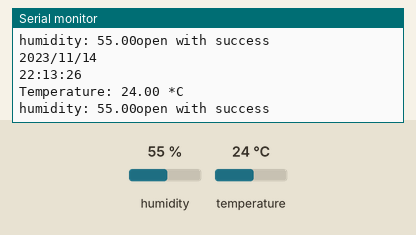
Bench run of a sketch on a simulated Arduino Leonardo, built with avr-gcc and run on an emulated ATmega32U4. Parts: the last lines printed to the serial monitor. Inputs (shaded band) come from the test bench; at power-on: humidity 55 %, temperature 24 °C. The local clock reads 2024-03-15 10:24:30 at power-on unless the sketch sets it; storage starts empty.

Above: at 7.9 s.
8.0 s: humidity set to 22 %
At 13.0 s:
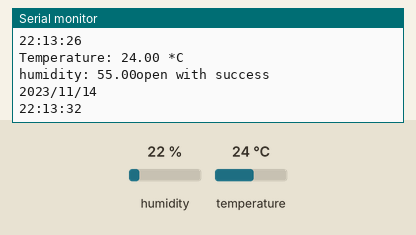
15.1 s: temperature set to 12 °C
At 20.6 s:
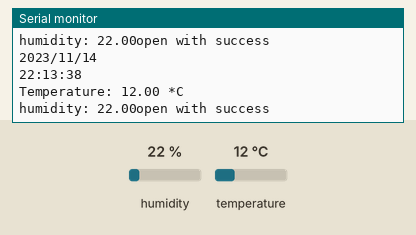
22.2 s: humidity set to 40 %
At 25.8 s:
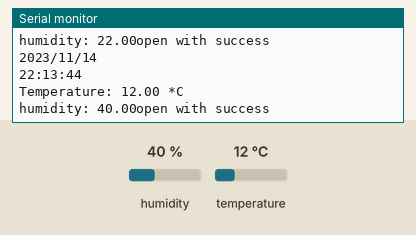
Timing chart, 0 to 27.3 s (numbered marks = the images above; inputs shaded):
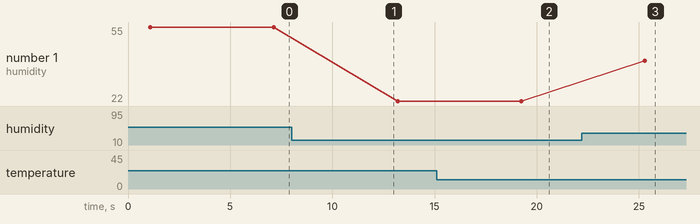

Measured:
- after the input at 15.1 s, the serial monitor: prints a new line after 4.1 s (image 2)
- after the input at 22.2 s, the serial monitor: prints a new line after 3.1 s (image 3)
- plotted number 1: 22 → 40 after the input at 22.2 s

The sketch:

The_SD_ghi_nhiet_do.ino
```cpp
/*
 * Cảm biến DHT11: - chân Data nối Pin7
 *                 - chân GND nối GND
 *                 - chân VCC nối 5V
 * Đồng hồ IC: - GND-GND
 *             - VCC-VCC
 *             - SDA - CHÂN  SỐ A4
 *             - SCL - chân số  A5
 * Thẻ nhớ: - CS -chaand  số 4
 *          -  SCK- chân số 13
 *          - MOSI-chân  số 11
 *          - MISO-  chân số 12
 */

#include <SPI.h> //for the SD card module
#include <SD.h> // for the SD card
#include <DHT.h> // for the DHT sensor
#include <RTClib.h> // for the RTC

//define DHT pin
#define DHTPIN 7     // what pin we're connected to

// uncomment whatever type you're using
#define DHTTYPE DHT11   // DHT 11
//#define DHTTYPE DHT22   // DHT 22  (AM2302)
//#define DHTTYPE DHT21   // DHT 21 (AM2301)

// initialize DHT sensor for normal 16mhz Arduino
DHT dht(DHTPIN, DHTTYPE);

// change this to match your SD shield or module;
// Arduino Ethernet shield and modules: pin 4
// Data loggin SD shields and modules: pin 10
// Sparkfun SD shield: pin 8
const int chipSelect = 4;

// Create a file to store the data
File myFile;

// RTC
RTC_DS1307 rtc;

void setup() {
  //initializing the DHT sensor
  dht.begin();

  //initializing Serial monitor
  Serial.begin(9600);

  // setup for the RTC
  while(!Serial); // for Leonardo/Micro/Zero
    if(! rtc.begin()) {
      Serial.println("Couldn't find RTC");
      while (1);
    }
    else {
      // following line sets the RTC to the date & time this sketch was compiled
      rtc.adjust(DateTime(F(__DATE__), F(__TIME__)));
    }
    if(! rtc.isrunning()) {
      Serial.println("RTC is NOT running!");
    }

  // setup for the SD card
  Serial.print("Initializing SD card...");

  if(!SD.begin(chipSelect)) {
    Serial.println("initialization failed!");
    return;
  }
  Serial.println("initialization done.");

  //open file
  myFile=SD.open("DATA.txt", FILE_WRITE);

  // if the file opened ok, write to it:
  if (myFile) {
    Serial.println("File opened ok");
    // print the headings for our data
    myFile.println("Date,Time,Temperature ºC");
  }
  myFile.close();
}

void loggingTime() {
  DateTime now = rtc.now();
  myFile = SD.open("DATA.txt", FILE_WRITE);
  if (myFile) {
    myFile.print(now.year(), DEC);
    myFile.print('/');
    myFile.print(now.month(), DEC);
    myFile.print('/');
    myFile.print(now.day(), DEC);
    myFile.print(',');
    myFile.print(now.hour(), DEC);
    myFile.print(':');
    myFile.print(now.minute(), DEC);
    myFile.print(':');
    myFile.print(now.second(), DEC);
    myFile.print(",");
  }
  Serial.print(now.year(), DEC);
  Serial.print('/');
  Serial.print(now.month(), DEC);
  Serial.print('/');
  Serial.println(now.day(), DEC);
  Serial.print(now.hour(), DEC);
  Serial.print(':');
  Serial.print(now.minute(), DEC);
  Serial.print(':');
  Serial.println(now.second(), DEC);
  myFile.close();
  delay(1000);
}

void loggingTemperature() {
  // Reading temperature or humidity takes about 250 milliseconds!
  // Sensor readings may also be up to 2 seconds 'old' (its a very slow sensor)
  // Read temperature as Celsius
  float t = dht.readTemperature();
  float h = dht.readHumidity(); // độ ẩm
  // Read temperature as Fahrenheit
  //float f = dht.readTemperature(true);

  // Check if any reads failed and exit early (to try again).
  if  (isnan(t) /*|| isnan(f)*/) {
    Serial.println("Failed to read from DHT sensor!");
    return;
  }

  //debugging purposes
  Serial.print("Temperature: ");
  Serial.print(t);
    Serial.println(" *C");
   Serial.print("humidity: ");
  Serial.print(h);
  //Serial.print(f);
  //Serial.println(" *F\t");

  myFile = SD.open("DATA.txt", FILE_WRITE);
  if (myFile) {

    Serial.println("open with success");
    myFile.print(t);
    myFile.println(",");
    myFile.println(h);
    myFile.println(",");
  }
  myFile.close();
}

void loop() {
  loggingTime();
  loggingTemperature();
  delay(5000);
}
```
